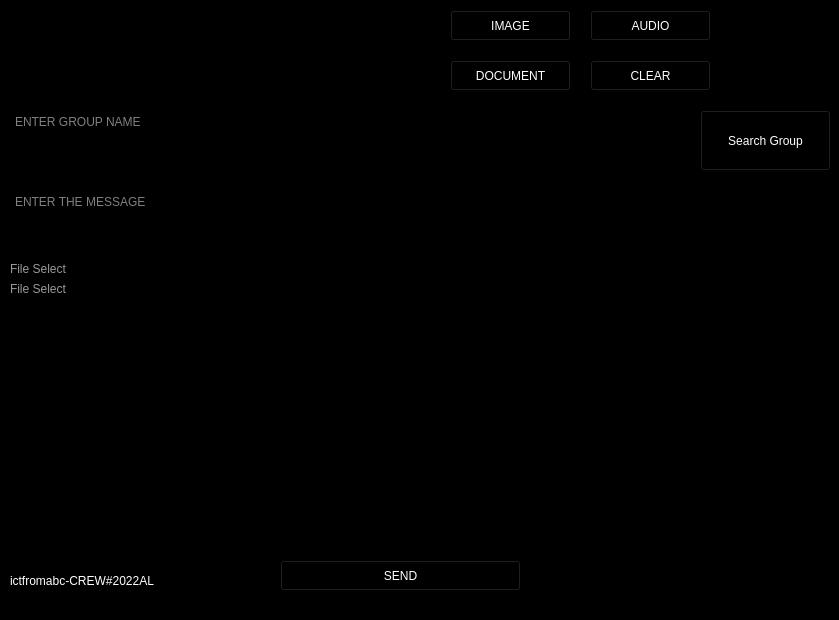
<?xml version="1.0" encoding="UTF-8"?>
<ui version="4.0">
 <class>MainWindow</class>
 <widget class="QMainWindow" name="MainWindow">
  <property name="geometry">
   <rect>
    <x>0</x>
    <y>0</y>
    <width>839</width>
    <height>620</height>
   </rect>
  </property>
  <property name="windowTitle">
   <string>MainWindow</string>
  </property>
  <property name="styleSheet">
   <string notr="true">background-color: rgb(0, 0, 0);</string>
  </property>
  <widget class="QWidget" name="centralwidget">
   <widget class="QLabel" name="label">
    <property name="geometry">
     <rect>
      <x>-30</x>
      <y>-140</y>
      <width>381</width>
      <height>371</height>
     </rect>
    </property>
    <property name="text">
     <string/>
    </property>
    <property name="pixmap">
     <pixmap>logo_new.png</pixmap>
    </property>
    <property name="scaledContents">
     <bool>true</bool>
    </property>
   </widget>
   <widget class="QPushButton" name="pushButton_4">
    <property name="geometry">
     <rect>
      <x>280</x>
      <y>560</y>
      <width>241</width>
      <height>31</height>
     </rect>
    </property>
    <property name="styleSheet">
     <string notr="true">color: rgb(255, 255, 255);
font: 57 12pt &quot;Ubuntu Light&quot;;</string>
    </property>
    <property name="text">
     <string>SEND</string>
    </property>
   </widget>
   <widget class="QLabel" name="label_2">
    <property name="geometry">
     <rect>
      <x>10</x>
      <y>570</y>
      <width>231</width>
      <height>21</height>
     </rect>
    </property>
    <property name="styleSheet">
     <string notr="true">color: rgb(255, 255, 255);</string>
    </property>
    <property name="text">
     <string>ictfromabc-CREW#2022AL</string>
    </property>
   </widget>
   <widget class="QLabel" name="label_3">
    <property name="geometry">
     <rect>
      <x>740</x>
      <y>480</y>
      <width>101</width>
      <height>211</height>
     </rect>
    </property>
    <property name="text">
     <string/>
    </property>
    <property name="pixmap">
     <pixmap>home android.jpg</pixmap>
    </property>
    <property name="scaledContents">
     <bool>true</bool>
    </property>
   </widget>
   <widget class="QTextEdit" name="textEdit">
    <property name="geometry">
     <rect>
      <x>10</x>
      <y>110</y>
      <width>681</width>
      <height>61</height>
     </rect>
    </property>
    <property name="styleSheet">
     <string notr="true">color: rgb(255, 255, 255);
border-bottom-color: rgb(120, 120, 120);
font: 75 12pt &quot;Ubuntu Mono&quot;;</string>
    </property>
    <property name="placeholderText">
     <string>ENTER GROUP NAME</string>
    </property>
   </widget>
   <widget class="QTextEdit" name="textEdit_2">
    <property name="geometry">
     <rect>
      <x>10</x>
      <y>190</y>
      <width>541</width>
      <height>61</height>
     </rect>
    </property>
    <property name="styleSheet">
     <string notr="true">color: rgb(255, 255, 255);
border-bottom-color: rgb(120, 120, 120);
font: 75 12pt &quot;Ubuntu Mono&quot;;</string>
    </property>
    <property name="placeholderText">
     <string>ENTER THE MESSAGE</string>
    </property>
   </widget>
   <widget class="QPushButton" name="pushButton_5">
    <property name="geometry">
     <rect>
      <x>700</x>
      <y>110</y>
      <width>131</width>
      <height>61</height>
     </rect>
    </property>
    <property name="styleSheet">
     <string notr="true">color: rgb(255, 255, 255);
font: 57 12pt &quot;Ubuntu Light&quot;;</string>
    </property>
    <property name="text">
     <string>Search Group</string>
    </property>
   </widget>
   <widget class="Line" name="line">
    <property name="geometry">
     <rect>
      <x>0</x>
      <y>300</y>
      <width>861</width>
      <height>21</height>
     </rect>
    </property>
    <property name="orientation">
     <enum>Qt::Horizontal</enum>
    </property>
   </widget>
   <widget class="Line" name="line_2">
    <property name="geometry">
     <rect>
      <x>-10</x>
      <y>530</y>
      <width>861</width>
      <height>21</height>
     </rect>
    </property>
    <property name="orientation">
     <enum>Qt::Horizontal</enum>
    </property>
   </widget>
   <widget class="QTextBrowser" name="textBrowser">
    <property name="geometry">
     <rect>
      <x>40</x>
      <y>330</y>
      <width>751</width>
      <height>192</height>
     </rect>
    </property>
    <property name="placeholderText">
     <string>Waiting For Data...</string>
    </property>
   </widget>
   <widget class="QPushButton" name="pushButton_6">
    <property name="geometry">
     <rect>
      <x>450</x>
      <y>10</y>
      <width>121</width>
      <height>31</height>
     </rect>
    </property>
    <property name="styleSheet">
     <string notr="true">color: rgb(255, 255, 255);
font: 57 12pt &quot;Ubuntu Light&quot;;</string>
    </property>
    <property name="text">
     <string>IMAGE</string>
    </property>
   </widget>
   <widget class="QPushButton" name="pushButton_7">
    <property name="geometry">
     <rect>
      <x>590</x>
      <y>10</y>
      <width>121</width>
      <height>31</height>
     </rect>
    </property>
    <property name="styleSheet">
     <string notr="true">color: rgb(255, 255, 255);
font: 57 12pt &quot;Ubuntu Light&quot;;</string>
    </property>
    <property name="text">
     <string>AUDIO</string>
    </property>
   </widget>
   <widget class="QLabel" name="label_4">
    <property name="geometry">
     <rect>
      <x>10</x>
      <y>260</y>
      <width>791</width>
      <height>18</height>
     </rect>
    </property>
    <property name="styleSheet">
     <string notr="true">color: rgb(153, 153, 153);</string>
    </property>
    <property name="text">
     <string>File Select</string>
    </property>
   </widget>
   <widget class="QLabel" name="label_5">
    <property name="geometry">
     <rect>
      <x>10</x>
      <y>280</y>
      <width>791</width>
      <height>18</height>
     </rect>
    </property>
    <property name="styleSheet">
     <string notr="true">color: rgb(153, 153, 153);</string>
    </property>
    <property name="text">
     <string>File Select</string>
    </property>
   </widget>
   <widget class="QPushButton" name="pushButton_8">
    <property name="geometry">
     <rect>
      <x>450</x>
      <y>60</y>
      <width>121</width>
      <height>31</height>
     </rect>
    </property>
    <property name="styleSheet">
     <string notr="true">color: rgb(255, 255, 255);
font: 57 12pt &quot;Ubuntu Light&quot;;</string>
    </property>
    <property name="text">
     <string>DOCUMENT</string>
    </property>
   </widget>
   <widget class="QPushButton" name="pushButton_9">
    <property name="geometry">
     <rect>
      <x>590</x>
      <y>60</y>
      <width>121</width>
      <height>31</height>
     </rect>
    </property>
    <property name="styleSheet">
     <string notr="true">color: rgb(255, 255, 255);
font: 57 12pt &quot;Ubuntu Light&quot;;</string>
    </property>
    <property name="text">
     <string>CLEAR</string>
    </property>
   </widget>
   <zorder>label_3</zorder>
   <zorder>label</zorder>
   <zorder>pushButton_4</zorder>
   <zorder>label_2</zorder>
   <zorder>textEdit</zorder>
   <zorder>textEdit_2</zorder>
   <zorder>pushButton_5</zorder>
   <zorder>line</zorder>
   <zorder>line_2</zorder>
   <zorder>textBrowser</zorder>
   <zorder>pushButton_6</zorder>
   <zorder>pushButton_7</zorder>
   <zorder>label_4</zorder>
   <zorder>label_5</zorder>
   <zorder>pushButton_8</zorder>
   <zorder>pushButton_9</zorder>
  </widget>
  <widget class="QStatusBar" name="statusbar"/>
 </widget>
 <resources/>
 <connections/>
</ui>
